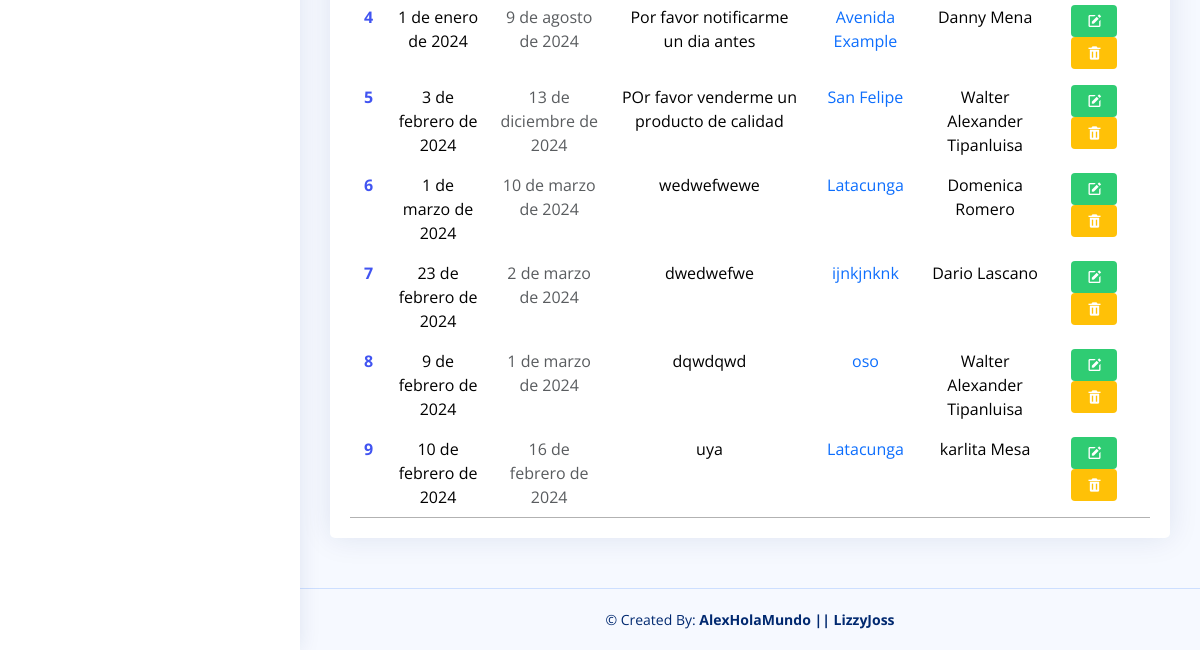
Before: /listaPedidos/ (lower part) with the older database file.
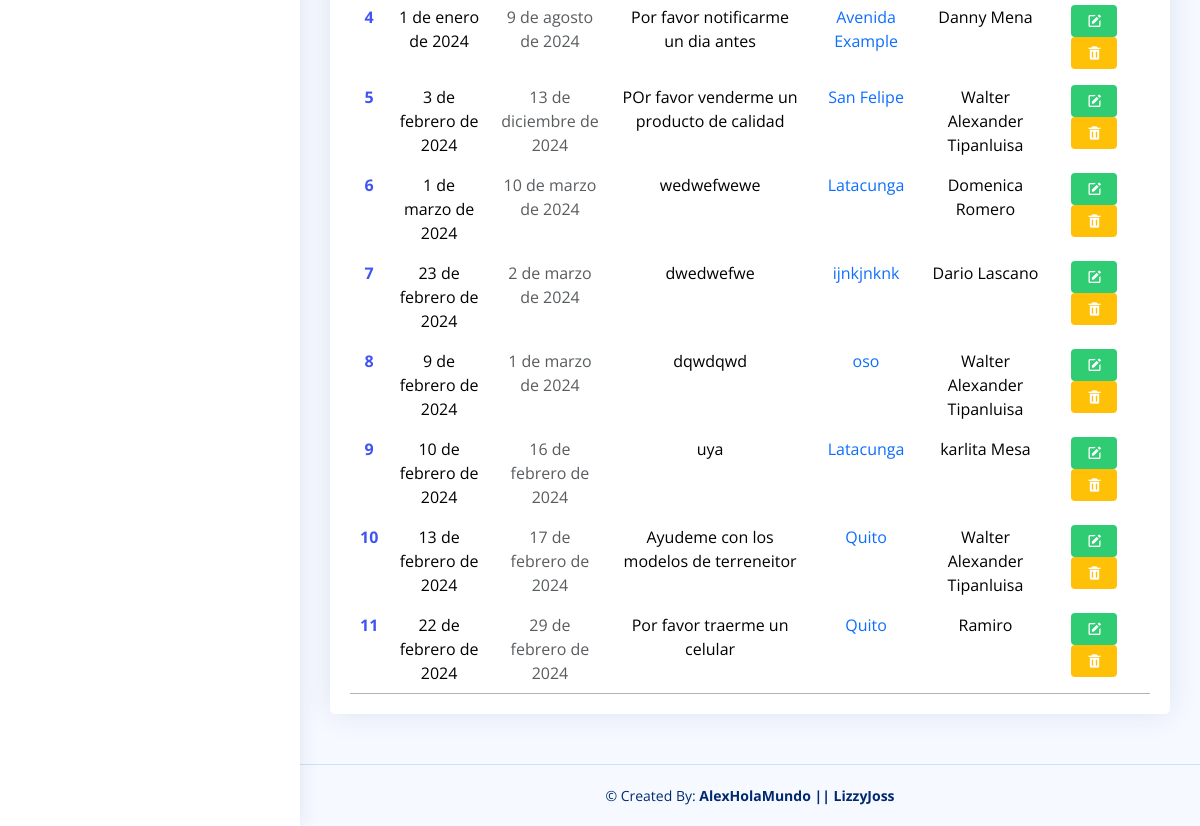
After: the same page with the newer database file.
### Aplicaciones/Importaciones/models.py (models this page shows, shortened)
class Pedido(models.Model):
    idPedido=models.AutoField(primary_key=True)
    fechaPedido=models.DateField()
    fechaEntrega=models.DateField()
    observaciones=models.CharField(max_length=150)
    direccionEntrega=models.CharField(max_length=150)
    cliente=models.ForeignKey(Cliente, null=True, blank=True, on_delete=models.CASCADE)

class Cliente(models.Model):
    idCliente = models.AutoField(primary_key=True)
    cedula = models.CharField(max_length=10)
    nombre = models.CharField(max_length=50)
    direccion = models.CharField(max_length=100)
    email = models.EmailField()
    telefono = models.CharField(max_length=15)

### Aplicaciones/Importaciones/views.py (the view)
# urls.py: path('listaPedidos/', views.listaPedidos),
def listaPedidos(request):
    pedidoBdd = Pedido.objects.all()
    clienteBdd = Cliente.objects.all()
    return render(request, 'Pedido/listaPedidos.html', {'pedidos': pedidoBdd, 'clientes': clienteBdd})

### Aplicaciones/Importaciones/templates/Pedido/listaPedidos.html (shortened to what this page needs)
{% extends '../plantilla.html' %} {%block contenido%} {%load static%}
<main id="main" class="main">
  <section class="section">
    <div class="row">
      <div class="col-12">
        <div class="card recent-sales overflow-auto">
          <div class="card-body">
            <table class="table table-borderless datatable" id="exportaciones">
              <tbody>
                {%for pedido in pedidos%}
                <tr>
                  <th class="text-center">
                    <a href="">{{pedido.idPedido}}</a>
                  </th>
                  <td
                    class="text-center"
                    data-fechaPedido="{{pedido.fechaPedido|date:'Y-m-d'}}"
                  >
                    {{pedido.fechaPedido}}
                  </td>
                  <td
                    class="text-center text-muted"
                    data-fechaEntrega="{{pedido.fechaEntrega|date:'Y-m-d'}}"
                  >
                    {{pedido.fechaEntrega}}
                  </td>
                  <td
                    class="text-center w-25"
                    data-observaciones="{{pedido.observaciones}}"
                  >
                    {{pedido.observaciones}}
                  </td>
                  <td
                    class="text-primary text-center green"
                    data-direccionEntrega="{{pedido.direccionEntrega}}"
                  >
                    {{pedido.direccionEntrega}}
                  </td>
                  <td
                    class="text-center"
                    data-cliente="{{pedido.cliente.idCliente}}"
                  >
                    {{pedido.cliente.nombre}}
                  </td>
                  <td class="text-center w-auto">
                    <a
                      href=""
                      data-toggle="modal"
                      data-target="#modalEditarPedido{{pedido.idPedido}}"
                      data-pedido-id="{{pedido.idPedido}}"
                      class="btn-editar-trigger-pedido"
                    >
                      <i class="bx bxs-edit btn-editar" title="Editar"></i>
                    </a>
                    <a
                      href="javascript:void(0);"
                      onclick="eliminarPedido('/eliminarPedido/{{pedido.idPedido}}')"
                      ><i class="bx bxs-trash btn-eliminar" title="Eliminar"></i
                    ></a>
                  </td>
                </tr>
                {%endfor%}
              </tbody>
            </table>
          </div>
        </div>
      </div>
    </div>
  </section>
</main>
{%endblock%}

Changed rows visible on the page:
added Pedido: idPedido "10", fechaPedido "13 de febrero de 2024", fechaEntrega "17 de febrero de 2024", observaciones "Ayudeme con los modelos de terreneitor", direccionEntrega "Quito", cliente.nombre "Walter Alexander Tipanluisa"
added Pedido: idPedido "11", fechaPedido "22 de febrero de 2024", fechaEntrega "29 de febrero de 2024", observaciones "Por favor traerme un celular", direccionEntrega "Quito", cliente.nombre "Ramiro"
